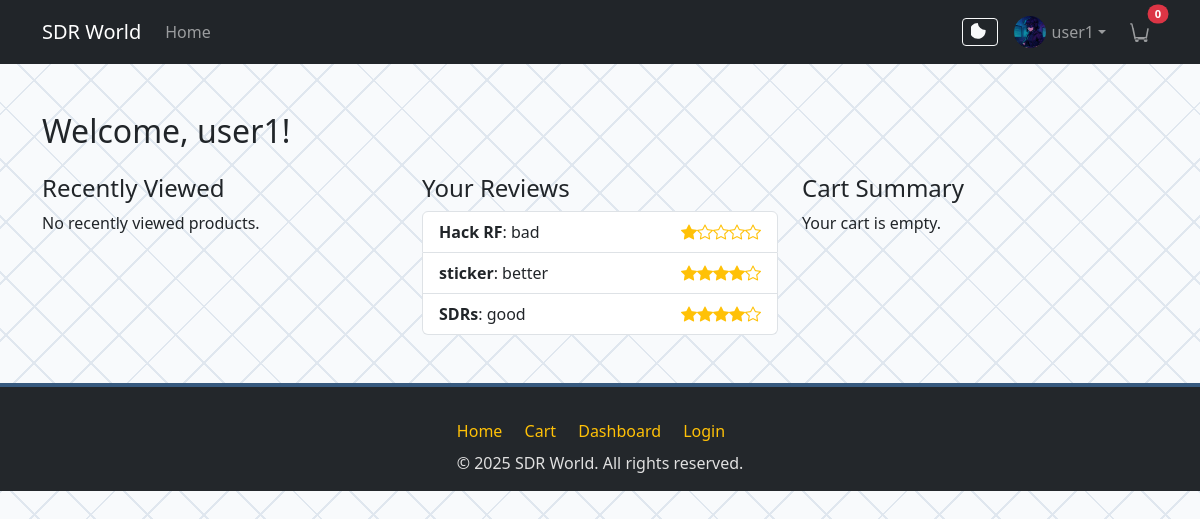
The page /dashboard/ (signed in) on the database its author committed.
### accounts/models.py (models this page shows, shortened)
class UserProfile(models.Model):
    user = models.OneToOneField(User, on_delete=models.CASCADE)
    address = models.CharField(max_length=255, blank=True)
    phone = models.CharField(max_length=20, blank=True)
    avatar = models.ImageField(upload_to='avatars/', blank=True, null=True)

### reviews/models.py (models this page shows, shortened)
class Review(models.Model):
    product = models.ForeignKey(Product, related_name='reviews', on_delete=models.CASCADE)
    user = models.ForeignKey(User, related_name='reviews', on_delete=models.CASCADE)
    rating = models.PositiveSmallIntegerField(choices=[(i, i) for i in range(1, 6)])
    comment = models.TextField()
    created_at = models.DateTimeField(auto_now_add=True)
    class Meta:
        unique_together = ('user', 'product')

### products/models.py (models this page shows, shortened)
class Product(models.Model):
    name = models.CharField(max_length=200)
    brand = models.CharField(max_length=100)
    price = models.DecimalField(max_digits=10, decimal_places=2)
    description = models.TextField()
    image = models.ImageField(upload_to='products/')
    category = models.ForeignKey(Category, related_name='products', on_delete=models.CASCADE)
    created_at = models.DateTimeField(auto_now_add=True)

### dashboard/views.py (the view)
# urls.py: path('', views.dashboard_home, name='dashboard_home'),
@login_required
def dashboard_home(request):
    recently_viewed_ids = request.session.get('recently_viewed', [])
    recently_viewed = Product.objects.filter(id__in=recently_viewed_ids)[:5]
    user_reviews = Review.objects.filter(user=request.user).order_by('-created_at')
    cart_items = CartItem.objects.filter(user=request.user)
    cart_total = sum(item.product.price * item.quantity for item in cart_items)
    return render(request, 'dashboard/home.html', {
        'recently_viewed': recently_viewed,
        'user_reviews': user_reviews,
        'cart_items': cart_items,
        'cart_total': cart_total,
    })

### cart/context_processors.py (called while the page is built)
def cart_count(request):
    if request.user.is_authenticated:
        return {'cart_count': CartItem.objects.filter(user=request.user).count()}
    return {'cart_count': 0}

### templates/dashboard/home.html (shortened to what this page needs)
{% extends 'base.html' %}
{% block content %}
<div class="container mt-5">
    <h2>Welcome, {{ user.username }}!</h2>
    <div class="row mt-4">
        <div class="col-md-4">
            <h4>Recently Viewed</h4>
            {% if recently_viewed %}
                <ul class="list-group">
                    {% for product in recently_viewed %}
                        <li class="list-group-item">
                            <a href="{% url 'product_detail' product.id %}" class="btn btn-link p-0">{{ product.name }}</a>
                        </li>
                    {% endfor %}
                </ul>
            {% else %}
                <p>No recently viewed products.</p>
            {% endif %}
        </div>
        <div class="col-md-4">
            <h4>Your Reviews</h4>
            {% if user_reviews %}
                <ul class="list-group">
                    {% for review in user_reviews|slice:":5" %}
                        <li class="list-group-item">
                            <strong>{{ review.product.name }}</strong>: {{ review.comment|truncatechars:40 }}
                            <span class="text-warning float-end">{% for i in "12345" %}{% if i|add:'0' <= review.rating %}<i class="bi bi-star-fill"></i>{% else %}<i class="bi bi-star"></i>{% endif %}{% endfor %}</span>
                        </li>
                    {% endfor %}
                </ul>
            {% else %}
                <p>No reviews written yet.</p>
            {% endif %}
        </div>
        <div class="col-md-4">
            <h4>Cart Summary</h4>
            {% if cart_items %}
                <ul class="list-group">
                    {% for item in cart_items %}
                        <li class="list-group-item">
                            {{ item.product.name }} (x{{ item.quantity }})
                        </li>
                    {% endfor %}
                </ul>
                <div class="mt-2"><strong>Total:</strong> ${{ cart_total|floatformat:2 }}</div>
                <a href="{% url 'cart_view' %}" class="btn btn-primary btn-sm mt-2">View Cart</a>
            {% else %}
                <p>Your cart is empty.</p>
            {% endif %}
        </div>
    </div>
</div>
<link rel="stylesheet" href="https://cdn.jsdelivr.net/npm/bootstrap-icons@1.10.5/font/bootstrap-icons.css">
{% endblock %}

### templates/base.html (shortened to what this page needs)
<!DOCTYPE html>
<html lang="en">
<head>
    {% load static %}
    <link href="https://cdn.jsdelivr.net/npm/bootstrap@5.3.0/dist/css/bootstrap.min.css" rel="stylesheet">
    <link rel="stylesheet" href="{% static 'css/main.css' %}">
</head>
<body>
    <nav class="navbar navbar-expand-lg navbar-dark bg-dark mb-4">
        <div class="container">
            <a class="navbar-brand" href="/">SDR World</a>
            <div class="collapse navbar-collapse" id="navbarNav">
                <ul class="navbar-nav me-auto mb-2 mb-lg-0">
                    <li class="nav-item"><a class="nav-link" href="/">Home</a></li>
                </ul>
                <ul class="navbar-nav mb-2 mb-lg-0 align-items-center w-100 justify-content-end">
                    <li class="nav-item ms-3 me-2 mb-2 mb-lg-0">
                        <button id="darkModeToggle" class="btn btn-outline-light btn-sm" title="Toggle dark mode" style="display: flex; align-items: center; justify-content: center;">
                            <svg id="darkModeIcon" xmlns="http://www.w3.org/2000/svg" width="18" height="18" fill="currentColor" class="bi bi-moon" viewBox="0 0 16 16">
                                <path d="M6 0a7 7 0 0 0 0 14c3.866 0 7-3.134 7-7 0-.265-.015-.527-.045-.785A6.978 6.978 0 0 1 6 0z"/>
                            </svg>
                        </button>
                    </li>
                    {% if user.is_authenticated %}
                        <li class="nav-item dropdown mb-2 mb-lg-0">
                            <a class="nav-link dropdown-toggle d-flex align-items-center" href="#" id="navbarDropdown" role="button" data-bs-toggle="dropdown" aria-expanded="false">
                                {% if user.userprofile.avatar and user.userprofile.avatar.name %}
                                    <img src="{{ user.userprofile.avatar.url }}" class="navbar-avatar" alt="avatar">
                                {% else %}
                                    <img src="https://ui-avatars.com/api/?name={{ user.username|urlencode }}&size=32" class="navbar-avatar" alt="avatar">
                                {% endif %}
                                {{ user.username }}
                            </a>
                        </li>
                        <li class="nav-item ms-2 mb-2 mb-lg-0">
                            <a class="nav-link d-flex align-items-center position-relative justify-content-center" href="{% url 'cart_view' %}">
                                <span id="cart-count-badge" class="position-absolute top-0 start-100 translate-middle badge rounded-pill bg-danger" style="font-size: 0.7rem; min-width: 18px;">{{ cart_count }}</span>
                            </a>
                        </li>
                    {% endif %}
                </ul>
            </div>
        </div>
    </nav>
    {% block content %}{% endblock %}
<footer class="site-footer text-center">
    <div class="container">
        <div class="footer-links mb-2">
            <a href="/">Home</a>
            <a href="/cart/">Cart</a>
            <a href="/dashboard/">Dashboard</a>
            <a href="/accounts/login/">Login</a>
        </div>
        <div>
            &copy; {{ now|default:2025 }} SDR World. All rights reserved.
        </div>
    </div>
</footer>
</body>
</html>

### static/css/main.css (style rules this page uses)
.navbar-avatar { width: 32px; height: 32px; object-fit: cover; border-radius: 50%; margin-right: 6px; }
body { background-color: #f8fafc; background-image: repeating-linear-gradient(135deg, #e0e7ef 0px, #e0e7ef 2px, transparent 2px, transparent 40px), repeating-linear-gradient(225deg, #e0e7ef 0px, #e0e7ef 2px, transparent 2px, transparent 40px); }
footer.site-footer { background: #23272b; color: #e0e0e0; padding: 32px 0 16px 0; margin-top: 48px; border-top: 4px solid #375a7f; }
.site-footer a { color: #ffc107; text-decoration: none; }
.site-footer .footer-links { margin-bottom: 12px; }
.site-footer .footer-links a { margin-right: 18px; }

### rows shown on the page
Review: product.name "Hack RF", comment "bad", rating 1 (drawn)
Review: product.name "sticker", comment "better", rating 4 (drawn)
Review: product.name "SDRs", comment "good", rating 4 (drawn)

### other values the page prints
{{ user.username }} "user1"
{{ cart_count }} "0"
{{ now|default:2025 }} "2025"
